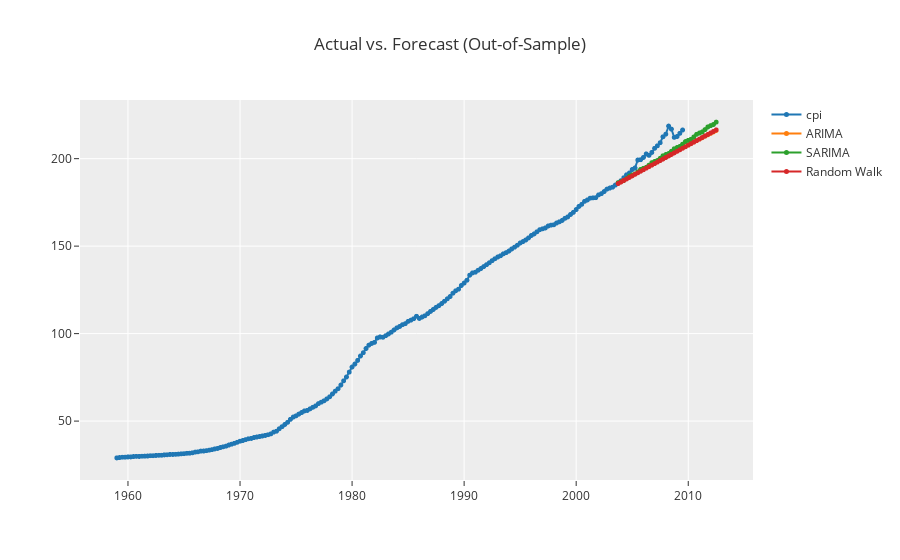

Notebook source saved alongside this figure:
### Markdown cell above
### 11. Plot the 36-period forecasts for all the three methods above. Do it in one plot.

### Code cell
exp.plot_model([arima, sarima, rand_walk], plot='forecast', data_kwargs={'labels':["ARIMA", "SARIMA", "Random Walk"], 'fh':36})

### Figure 1 — Plotly figure (JSON) as saved in the notebook; plotly's stock layout.template omitted (floating-point values rounded to 4 significant figures; data arrays with more than 128 entries replaced by an {"elided": "..."} marker saying what was removed)
{"data": [{"line": {"color": "rgb(31, 119, 180)", "width": 2}, "marker": {"color": "rgb(31, 119, 180)", "size": 5}, "mode": "lines+markers", "name": "cpi", "type": "scattergl", "x": {"elided": "215 str values"}, "xaxis": "x", "y": {"elided": "215 float values"}, "yaxis": "y"}, {"line": {"color": "rgb(255, 127, 14)", "width": 2}, "marker": {"color": "rgb(255, 127, 14)", "size": 5}, "mode": "lines+markers", "name": "ARIMA", "type": "scattergl", "x": {"elided": "215 str values"}, "xaxis": "x", "y": {"elided": "215 float values"}, "yaxis": "y"}, {"line": {"color": "rgb(44, 160, 44)", "width": 2}, "marker": {"color": "rgb(44, 160, 44)", "size": 5}, "mode": "lines+markers", "name": "SARIMA", "type": "scattergl", "x": {"elided": "215 str values"}, "xaxis": "x", "y": {"elided": "215 float values"}, "yaxis": "y"}, {"line": {"color": "rgb(214, 39, 40)", "width": 2}, "marker": {"color": "rgb(214, 39, 40)", "size": 5}, "mode": "lines+markers", "name": "Random Walk", "type": "scattergl", "x": {"elided": "215 str values"}, "xaxis": "x", "y": {"elided": "215 float values"}, "yaxis": "y"}], "layout": {"showlegend": true, "title": {"text": "Actual vs. Forecast (Out-of-Sample)"}, "xaxis": {"anchor": "y", "domain": [0, 1]}, "yaxis": {"anchor": "x", "domain": [0, 1]}}}
